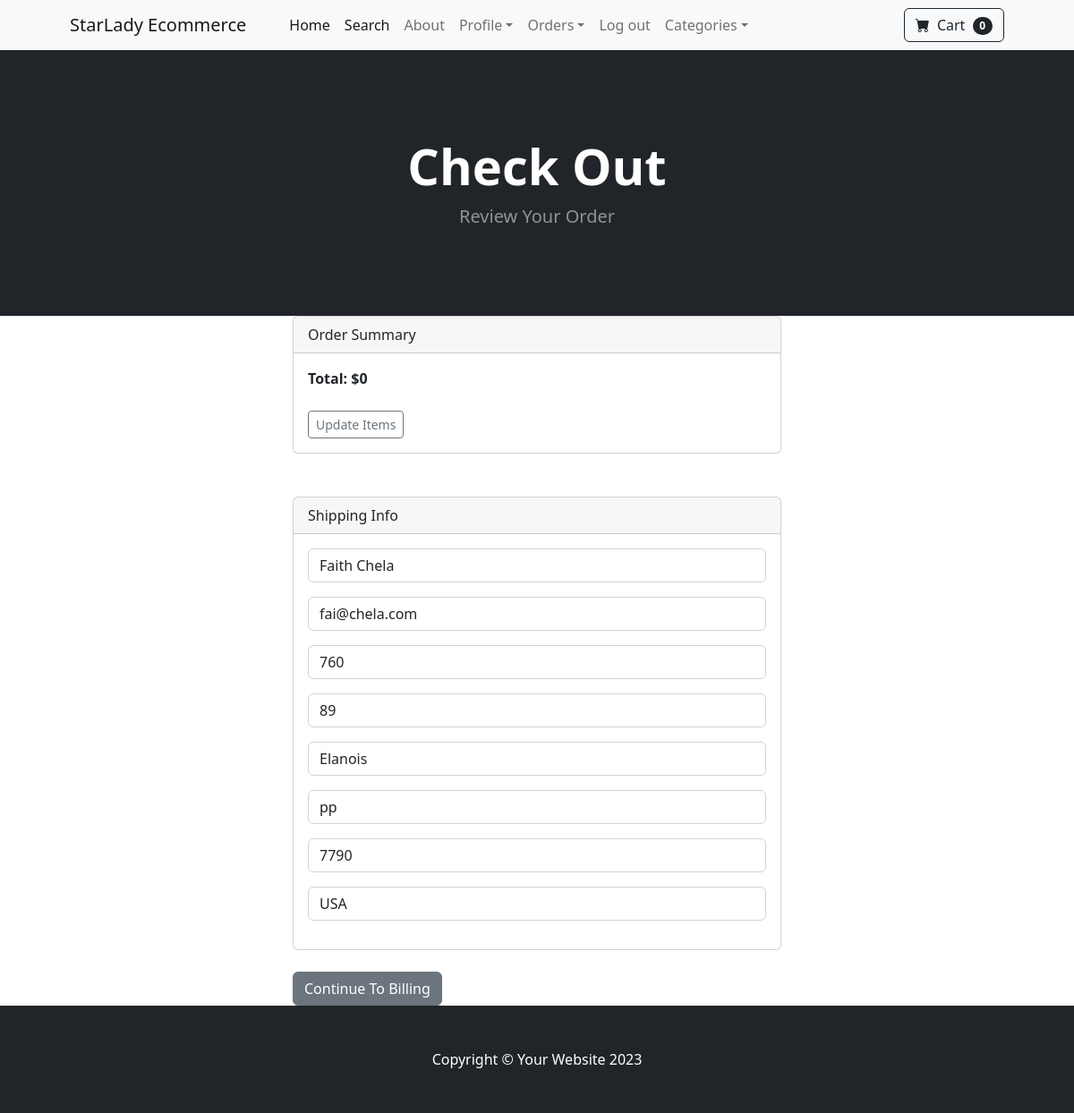
The app's page /payment/checkout (signed in) with its own data.
### payment/models.py (models this page shows, shortened)
class ShippingAddress(models.Model):
	user=models.ForeignKey(User, on_delete=models.CASCADE, null=True, blank=True)
	shipping_full_name=models.CharField(max_length=255)
	shipping_email=models.CharField(max_length=255)
	shipping_address1=models.CharField(max_length=255)
	shipping_address2=models.CharField(max_length=255, null=True, blank=True)
	shipping_city=models.CharField(max_length=255)
	shipping_state=models.CharField(max_length=255, null=True, blank=True)
	shipping_zipcode=models.CharField(max_length=255, null=True, blank=True)
	shipping_country=models.CharField(max_length=255)
	class Meta:
		verbose_name_plural = 'Shipping Address'

### payment/views.py (the view)
# urls.py: path('checkout', views.checkout, name='checkout'),
def checkout(request):
	cart=Cart(request)
	cart_products=cart.get_prods
	quantities=cart.get_quants
	totals= cart.cart_total()
	if request.user.is_authenticated:
		shipping_user = ShippingAddress.objects.get(user__id=request.user.id)
		shipping_form=ShippingForm(request.POST or None, instance=shipping_user)
		return render(request, 'payment/checkout.html', {'cart_products':cart_products, 'quantities':quantities, 'totals':totals, 'shipping_form':shipping_form})
	else:
		shipping_form=ShippingForm(request.POST or None)
		return render(request, 'payment/checkout.html', {'cart_products':cart_products, 'quantities':quantities, 'totals':totals, 'shipping_form':shipping_form})

### cart/cart.py (called while the page is built, shortened)
	def __len__(self):
		return len(self.cart)

	def get_prods(self):
		product_ids=self.cart.keys()
		products=Product.objects.filter(id__in=product_ids)
		return products

	def cart_total(self):
		product_ids=self.cart.keys()
		products=Product.objects.filter(id__in=product_ids)
		quantities=self.cart
		total=0
		return total

### cart/context_processors.py (called while the page is built)
def cart(request):
	return {'cart': Cart(request)}

### payment/templates/payment/checkout.html (shortened to what this page needs)
{% extends 'Basestudy.html' %}
    {% block content %}
        <header class="bg-dark py-5">
            <div class="container px-4 px-lg-5 my-5">
                <div class="text-center text-white">
                    <h1 class="display-4 fw-bolder">Check Out</h1>
                    <p class="lead fw-normal text-white-50 mb-0">Review Your Order</p>
                </div>
            </div>
        </header>
        <div class='container'>
            <div class="row">
                    <div class="col-md-6 offset-md-3">
                   <div class="card">
                  <div class="card-header">
                    Order Summary
                  </div>
                  <div class="card-body">
                   <strong>Total: ${{ totals }}</strong>
                   <br /><br />
                   <a href="{% url 'cart_summary' %}" class="btn btn-sm btn-outline-secondary">Update Items</a>
                  </div>
                </div>
                <br /><br />
                <div class="card">
                  <div class="card-header">
                    Shipping Info
                  </div>
                  <div class="card-body">
                    <form method="POST" action="{% url 'billing_info' %}">
                    {{ shipping_form.as_p }}
                  </div>
                </div>
                <br />
                <button type="submit" class="btn btn-secondary">Continue To Billing</button>
                    </div>
                </div>
            </div>
{% endblock %}

### records on screen
ShippingAddress: shipping_full_name "Faith Chela", shipping_email "fai@chela.com", shipping_address1 "760", shipping_address2 "89", shipping_city "Elanois", shipping_state "pp", shipping_zipcode "7790", shipping_country "USA"

### other values on screen
{{ cart|length }} "0"
{{ totals }} "0"
